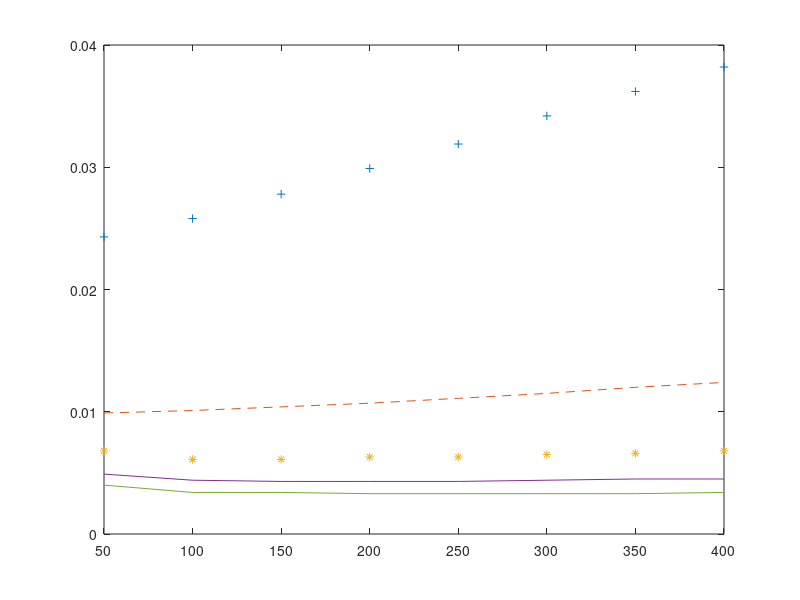

Recreate this plot in MATLAB.
 x=[50 100 150 200 250 300 350 400];
y1=[.0243 .0258 .0278 .0299 .0319 .0342 .0362 .0382];
y2=[.0099 .0101 .0104 .0107 .0111 .0115 .0120 .0124];
y3=[.0068 .0061 .0061 .0063 .0063 .0065 .0066 .0068];
y4=[.0049 .0044 .0043 .0043 .0043 .0044 .0045 .0045];
y5=[.0040 .0034 .0034 .0033 .0033 .0033 .0033 .0034];
plot(x,y1,'+',x,y2,'--',x,y3,'*',x,y4,x,y5);
%attacking probability vs no. of attacking attempts

 %x1=[2500 10000 22500 40000 62500 90000 122500 160000];
% x2=[125000 1000000 3375000 8000000 15625000 27000000 42875000 64000000];
%  y1=[.0099 .0101 .0104 .0107 .0111 .0115 .0120 .0124];
%  y2=[0.0396800000000000,0.0393390000000000,0.0390764444444444,0.0392613750000000,0.0391821440000000,0.0391943333333333,0.0391688862973761,0.0391740781250000];
 %y3=[.0266 .0270 .0271 .0270 .0270 .0269 .0270 .0268];
%   y1=[.0104 .0107 .0111 .0115];
%  y2=[0.0390764444444444,0.0392613750000000,0.0391821440000000,0.0391943333333333];
%plot(x1,y1,x1,y2,x1,y3,x1,y4,x1,y5);